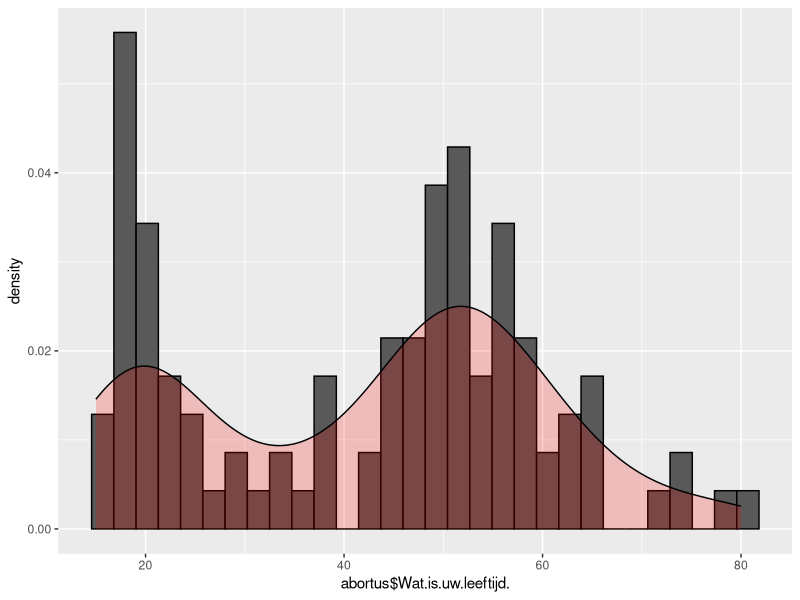
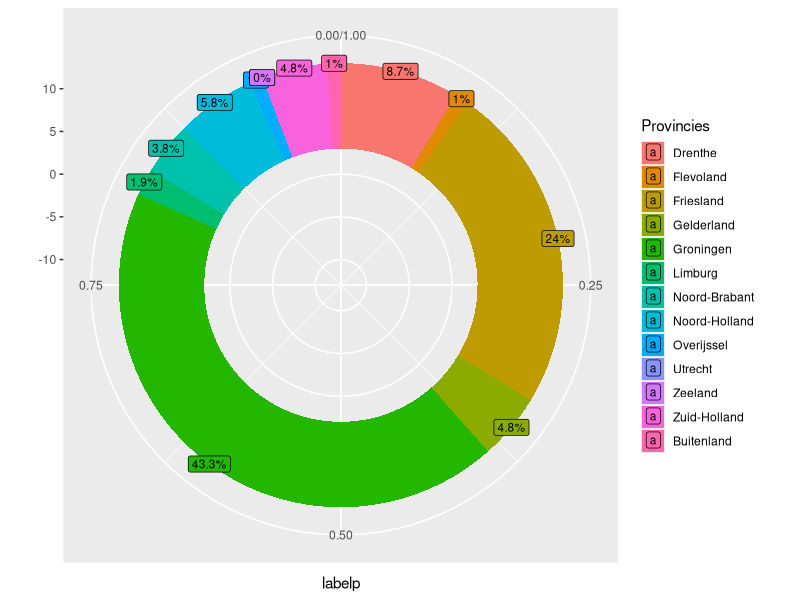
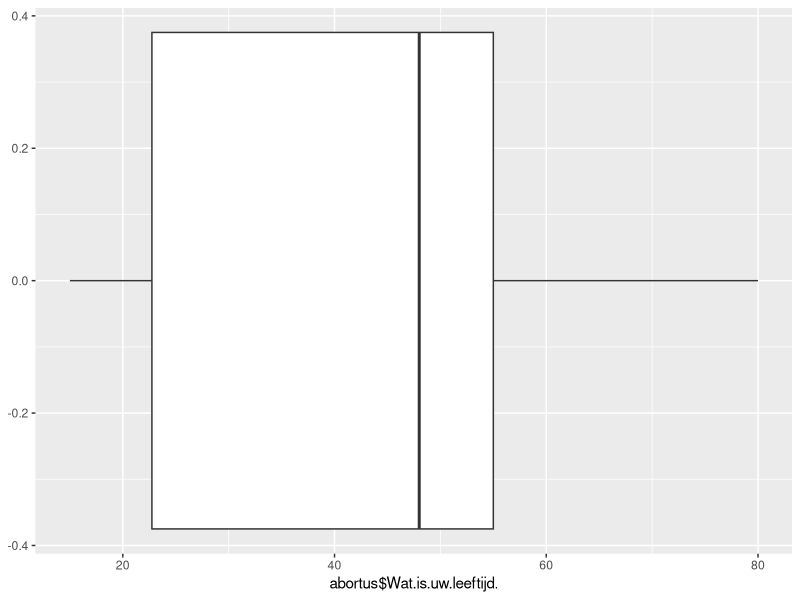

Write R code to recreate these figures, in order.
## ---- chunk 1

library(ggplot2)
abortus <- read.csv("abortus_dataset.csv",
                    na.strings = "NA")
head(abortus)
#table(abortus$Vindt.u.dat.iemand.zelf.moet.kunnen.kiezen.of.die.een.abortus.wil., useNA = "always")



# voor de vraag: Vindt u dat iemand zelf moet kunnen kiezen of die een abortus wil?
abortus$eigen_keuze_abortus <- factor(x = abortus$Vindt.u.dat.iemand.zelf.moet.kunnen.kiezen.of.die.een.abortus.wil.,  
                           levels = c("Ja", "Nee"),
                           labels = c("Wel abortus toestaan", "Geen abortus toestaan"))

# Voor de vraag: Wat is uw religieuze overtuiging?
abortus$geloof <- factor(x = abortus$Wat.is.uw.religieuze.overtuiging.., 
                           levels = c("Christendom", "Islam", "Hindoeïsme", "Boeddhisme", "Niet gelovig", "Anders"),
                           labels = c("Christendom", "Islam", "Hindoeïsme", "Boeddhisme", "Niet gelovig", "Anders"))


abortus$geslacht <- factor(x = abortus$Wat.is.uw.geslacht..,
                           levels = c("Man", "Vrouw"),
                           labels = c("Man", "Vrouw"))
# Voor de vraag: Wat is uw religieuze overtuiging?

abortus$afkomst <- factor(x = abortus$In.welke.provincie.heeft.u.het.grootste.deel.van.uw.jeugd.doorgebracht., 
                           levels = c("Drenthe", "Flevoland", "Friesland", "Gelderland", "Groningen", "Limburg", "Noord-Brabant", "Noord-Holland", "Overijssel", "Utrecht", "Zeeland", "Zuid-Holland", "Ik ben niet in Nederland opgegroeid"),
                           labels = c("Drenthe", "Flevoland", "Friesland", "Gelderland", "Groningen", "Limburg", "Noord-Brabant", "Noord-Holland", "Overijssel", "Utrecht", "Zeeland", "Zuid-Holland", "Buitenland"))



abortus.test <- data.frame(abortus$geloof)




table(abortus$eigen_keuze_abortus, useNA = "always") # voor de vraag: Vindt u dat iemand zelf moet kunnen kiezen of die een abortus wil?






#ggplot(df, aes(x=, y=abortus$Wat.is.uw.leeftijd.)) +
 # geom_bar(stat="identity", color="blue", fill="white")

## ---- chunk 2
library(tidyverse)
summary(abortus$Wat.is.uw.leeftijd.)

## ---- chunk 3

leeftijd <- data.frame(abortus$Wat.is.uw.leeftijd.)

ggplot(leeftijd, aes(x=abortus$Wat.is.uw.leeftijd.)) + geom_histogram(aes(y =..density..), color = "black")+geom_density(alpha = .2, fill= "red")
## ---- chunk 4
shapiro.test(abortus$Wat.is.uw.leeftijd.)
?s
## ---- chunk 5

# Create Data
x <- table(abortus$afkomst)

(city_count <- data.frame(x))

# Compute percentages
city_count$fraction = city_count$Freq / sum(city_count$Freq)
city_count$percentage = round(city_count$fraction *100, digits =1)
city_count$ymax = cumsum(city_count$fraction)
city_count$ymin = c(0, head(city_count$ymax, n=-1))
city_count$labelp = (city_count$ymax+city_count$ymin)/2
city_count$label = (paste0(city_count$percentage, "%"))
renamed_city_count <- city_count %>%
    rename(
        Provincies = Var1
    )

# Make the plot
ggplot(renamed_city_count, aes(ymax=ymax, ymin=ymin, xmax=13, xmin=3, fill=Provincies)) +
     geom_rect() +
     geom_label( x = 13, aes(y=labelp, label= label), size=3)+
     
     coord_polar(theta="y") + 
     xlim(c(-13, 13)) 
## ---- chunk 6
ggplot(leeftijd, aes(x = abortus$Wat.is.uw.leeftijd.)) + geom_boxplot()
